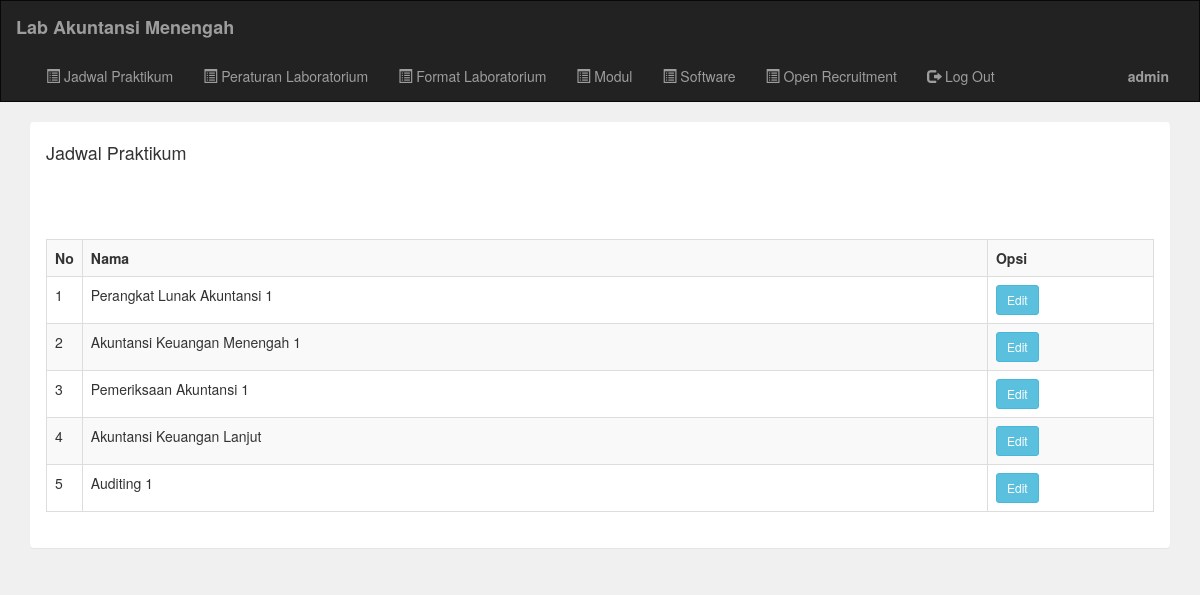
The page /admin/admin/jadwal_praktikum.php (signed in) on the database its author committed.
### tables this page shows
CREATE TABLE `praktikum` (
  `praktikum_id` int(5) NOT NULL,
  `praktikum_nama` varchar(50) NOT NULL,
  `praktikum_file` varchar(150) NOT NULL
);

### admin/admin/jadwal_praktikum.php (the view)
<?php include 'header.php'; ?>
<div class="container">
	<div class="panel">
		<div class="panel-heading">
			<h4>Jadwal Praktikum</h4>
		</div>
		<div class="panel-body">
			<br/>
			<br/>
			<table class="table table-bordered table-striped">
				<tr>
					<th width="1%">No</th>
					<th>Nama</th>
					<th width="15%">Opsi</th>
				</tr>
				<?php
				include '../koneksi.php';
				$data = mysqli_query($koneksi,"select * from praktikum");
				$no = 1;
				while($d=mysqli_fetch_array($data)){
					?>
					<tr>
						<td><?php echo $no++; ?></td>
						<td><?php echo $d['praktikum_nama']; ?></td>
						<td>
							<a href="praktikum_edit.php?id=<?php echo $d['praktikum_id']; ?>" class="btn btn-sm btn-info">Edit</a>
						</td>
					</tr>
					<?php
				}
				?>
			</table>
		</div>
	</div>
</div>
<?php include 'footer.php'; ?>

### rows shown on the page
praktikum: praktikum_nama "Perangkat Lunak Akuntansi 1"
praktikum: praktikum_nama "Akuntansi Keuangan Menengah 1"
praktikum: praktikum_nama "Pemeriksaan Akuntansi 1"
praktikum: praktikum_nama "Akuntansi Keuangan Lanjut"
praktikum: praktikum_nama "Auditing 1"

### other values the page prints
$_SESSION['username'] "admin"
